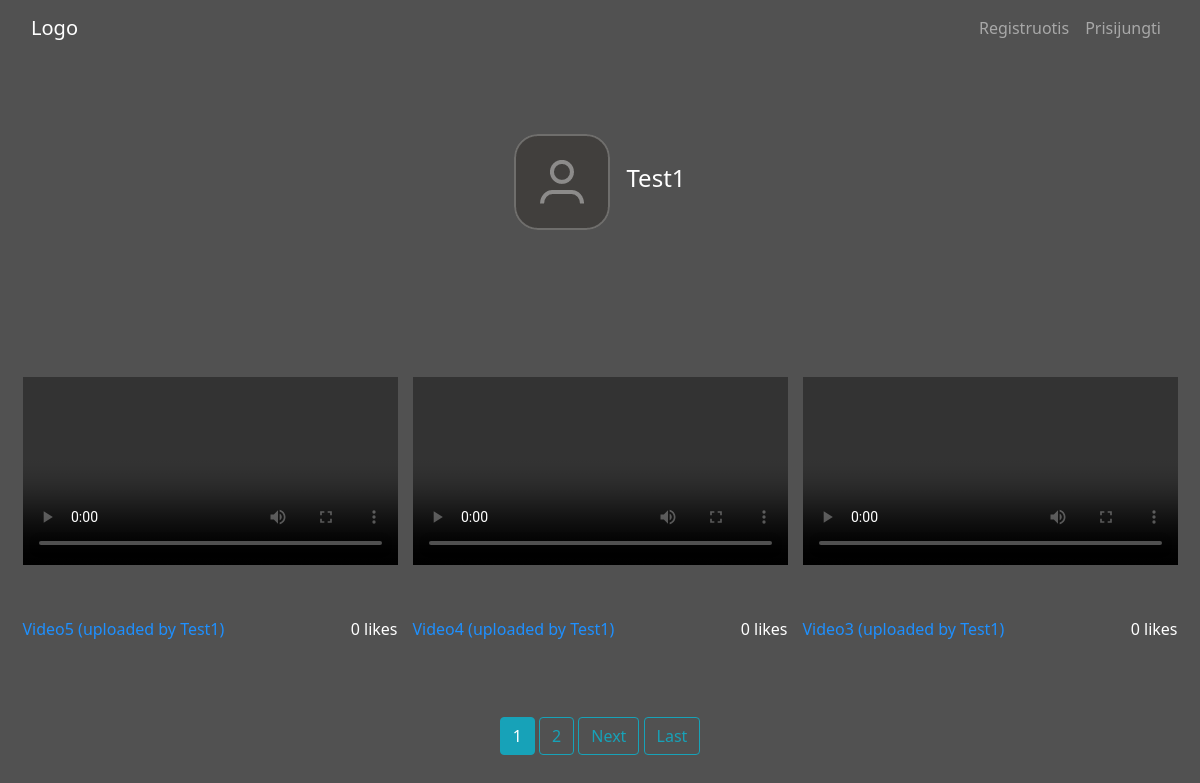
The page /profile/Test1 on the database its author committed.
### users/models.py (models this page shows, shortened)
class Profile(models.Model):
    user = models.OneToOneField(User, on_delete=models.CASCADE)
    about = models.TextField(blank=True, verbose_name="About Me")
    image = models.ImageField(default="default_pic.jpg", upload_to="profile_pics/")

### web_app/models.py (models this page shows, shortened)
class Post(models.Model):
    user = models.ForeignKey(User, on_delete=models.PROTECT)
    title = models.CharField(max_length=150, blank=False)
    likes = models.PositiveIntegerField(default=0)
    video = models.FileField(upload_to="videos/", null=True)
    date_posted = models.DateTimeField(default=timezone.now)
    liked = models.ManyToManyField(User, default=None, blank=True, related_name="liked")

### users/views.py (the view)
class ProfilePostListView(ListView):
    model = Post  # same as queryset = Post.objects.all()
    template_name = "users/profile.html"
    context_object_name = "posts"
    paginate_by = 3
    def get_queryset(self):
        user = get_object_or_404(User, username=self.kwargs.get("username"))
        return Post.objects.filter(user=user).order_by("-date_posted")
    def get_context_data(self, *args, **kwargs):
        user = get_object_or_404(User, username=self.kwargs.get("username"))
        context = super().get_context_data(*args, **kwargs)
        context.update({"user": user})
        return context

### users/templates/users/profile.html (shortened to what this page needs)
{% extends 'web_app/base.html' %}
{% load crispy_forms_tags %}
{% block content %}
<section class="main" style="margin-top: 0px;">
    <div class="container container-main">
        <div class="profile-pic">
            <img class="account-img mr-3" src="{{ user.profile.image.url }}" alt="">
            <h2 style="font-size: 24px;">{{ user.username }}</h2>
        </div>
        {% if posts %}
        <div class="profile-videos">
            {% for post in posts %}
            <div class="wrapper-main">
                <div class="video-main">
                    <video width='375' height="240" controls>
                        <source src='{{ post.video.url }}' type='video/mp4'>
                    </video>
                </div>
                <div class="text-main">
                    <a href="{% url 'post-detail' post.pk %}">
                        <p>{{ post.title }} (uploaded by {{ post.user }})</p>
                    </a>
                    <p>{{ post.likes }} likes</p>
                </div>
            </div>
            {% endfor %}
        </div>
        {% else %}
        <div class="profile-videos-none">
            <h1>Šis vartotojas dar neįkėlė videoįrašų.</h1>
        </div>
        {% endif %}
        {% include 'web_app/pages.html' %}
    </div>
</section>
{% endblock content %}

### web_app/static/web_app/main.css (style rules this page uses)
html, body { font-family: 'Segoe UI', Tahoma, Geneva, Verdana, sans-serif; min-height: 100vh; }
a { text-decoration: none; color: dodgerblue; }
.main { margin-top: 56px; }
.container-main { max-width: 1440px; background-color: #515151; min-height: 100vh; }
h1, h2, h3, h5 { color: white; }
.profile-pic { text-align: center; padding-top: 134px; display: flex; align-items: center; justify-content: center; }
.account-img { border-radius: 25%; }
.profile-videos { padding-top: 147px; display: flex; flex-wrap: wrap; }
.wrapper-main { display: flex; flex-direction: column; width: 375px; height: 270px; margin: 0px auto 70px auto; }
.video-main { height: 240px; }
.text-main { display: flex; justify-content: space-between; align-items: baseline; height: 30px; color: white; }
video { max-width: 100%; height: auto; }

### rows shown on the page
Post: title "Video5", user "Test1", likes "0"
Post: title "Video4", user "Test1", likes "0"
Post: title "Video3", user "Test1", likes "0"

### other values the page prints
{{ user.username }} "Test1"
{{ num }} "1"
{{ num }} "2"
